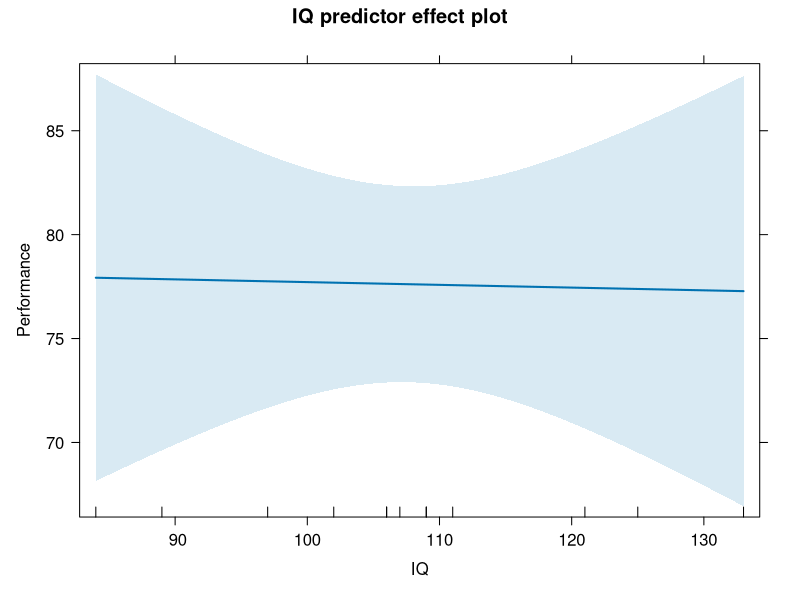
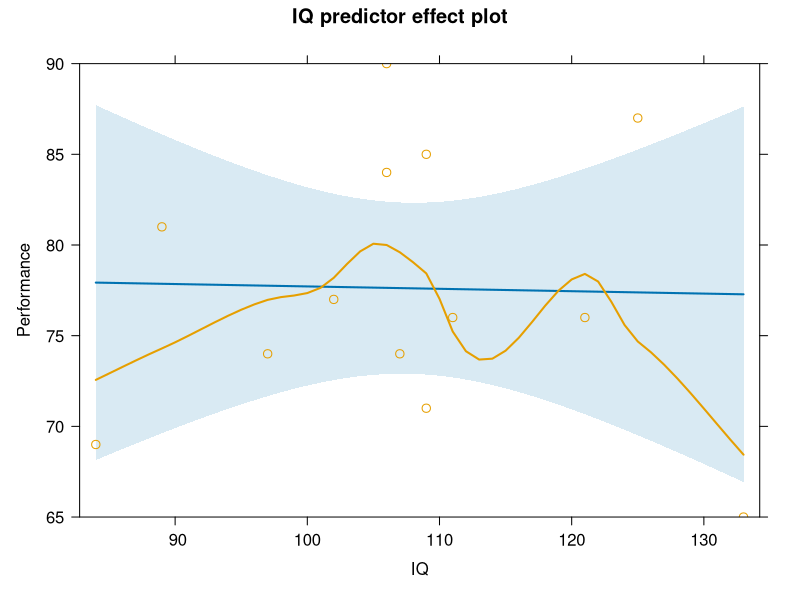
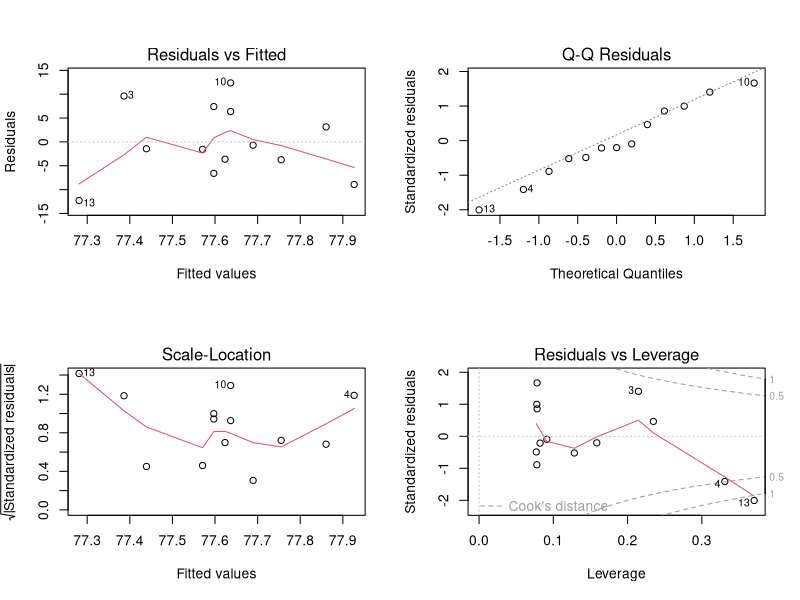

Here is the R script that generated these plots, in order:
## ---- chunk 1
rm(list=ls())
knitr::opts_chunk$set(echo = TRUE)
library(tidyverse)
library(effects)
library(broom)
## ---- chunk 2
d <- read_csv("Covariance_Data.csv") # calling my dataframe d to save typing!
## ---- chunk 3
# number of paired observations in the dataset
N <- nrow(d)

# mean values
IQ_Av <- mean(d$IQ)
Perf_Av <- mean(d$Performance)

# squared values of X
# create a new column for each observation
d$IQ_sq <- d$IQ*d$IQ 

# squared value of mean of X
IQ_Av_sq <- IQ_Av*IQ_Av
## ---- chunk 4
d$IQP <- d$IQ*d$Performance # multiply `IQ` and `Performance` values together

IQP_sum <- sum(d$IQP) # add all the values from step 1 together

Av_IQP_N <- N * IQ_Av * Perf_Av # multiply number of observations by the mean of `IQ` and the mean of `Performance`

(Top <- IQP_sum - Av_IQP_N) # subtract step 3 from step 2 and print out result: this is the top line of the fraction
## ---- chunk 5
IQ_sqsum <- sum(d$IQ_sq) # sum the squared `IQ` values

IQ_Av_sqN <- IQ_Av_sq * N # multiply number of observations by the squared mean of `IQ`

Bottom <- IQ_sqsum - IQ_Av_sqN
## ---- chunk 6
(slope <- Top/Bottom) # remember that wrapping a command in brackets is automatic print out of value
## ---- chunk 7
(intercept <- Perf_Av - (slope * IQ_Av))
## ---- chunk 8
d$Y_Pred <- intercept + (slope*d$IQ)
## ---- chunk 9
d$error <- d$Performance - d$Y_Pred
## ---- chunk 10
(m1 <- lm(Performance ~ IQ, d))
## ---- chunk 11
summary(m1)
## ---- chunk 12
#`Performance` values squared
d$P_sq <- d$Performance*d$Performance 

# sum of squared performance values
SS_total <- sum(d$P_sq) 
## ---- chunk 13
#`d$error` values squared
d$error_sq <- d$error * d$error 

# sum of squared error values
SS_error <- sum(d$error_sq) 
## ---- chunk 14
SS_a <- N * (Perf_Av*Perf_Av)
## ---- chunk 15
SS_b <- SS_total - SS_a - SS_error
## ---- chunk 16
dfa <- 1
dfb <- 1
dferror <- N - (dfa +dfb)
## ---- chunk 17
(MS_a <- SS_a/dfa)
(MS_b <- SS_b/dfb)
(MS_e <- SS_error/dferror)
## ---- chunk 18
(Fa <- MS_a/MS_e)
(Fb <- MS_b/MS_e)
## ---- chunk 19
qf(p = 0.05, df1 = 1, df2 = 11, lower.tail=FALSE)
## ---- chunk 20
plot(predictorEffect("IQ", m1))
## ---- chunk 21
plot(predictorEffect("IQ", m1, partial.residuals = TRUE))
## ---- chunk 22
par(mfrow = c(2, 2)) # display plots in a 2 x 2 panel
plot(m1) # plot diagnostic plots for m1
## ---- chunk 23
p <- 1
(m1_hat <- (2*(p+1))/N)  # model hat value
## ---- chunk 24
(m1_metrics <- augment(m1))
## ---- chunk 25
(m1_Cooks <- 4/(N-p-1)) # model Cook's distance value
